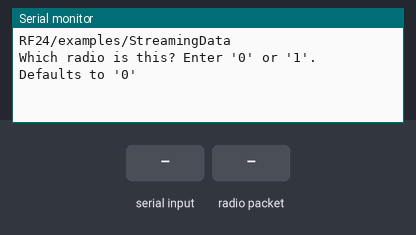
Bench run of a sketch on a simulated Arduino Uno, built with avr-gcc and run on an emulated ATmega328P. Shown: the last lines printed to the serial monitor. The test bench sets the inputs (shaded band). No radio packets arrive unless stated.

Above: at 0.9 s.
1.0 s: "90,45\n" received over Serial
At 2.2 s:
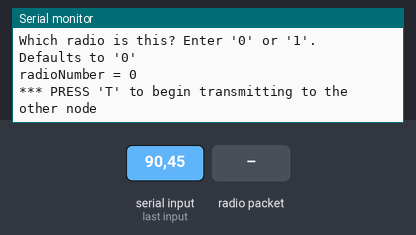
2.5 s: radio packet "1" arrives
At 3.3 s:
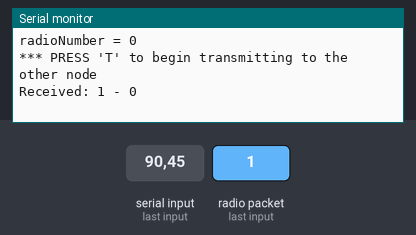
4.0 s: radio packet "T" arrives
At 4.4 s:
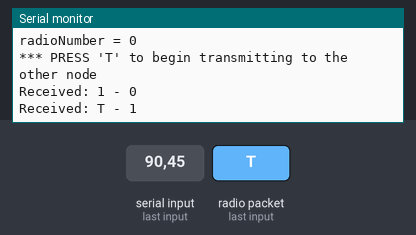
5.5 s: "T90\n" received over Serial
At 6.3 s:
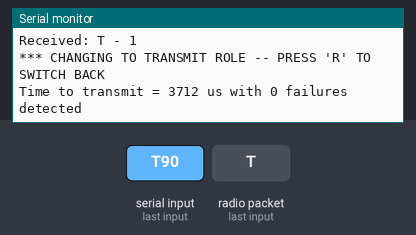
7.0 s: "R90\n" received over Serial
At 9.81 s:
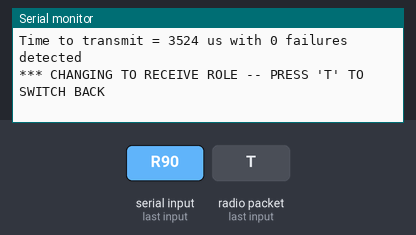
10.0 s: radio packet "R" arrives
At 11.4 s:
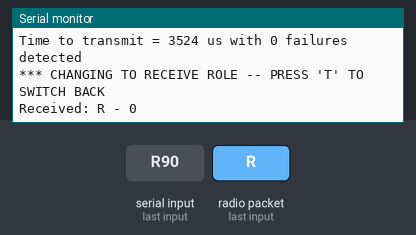
Timing chart, 0 to 12.5 s (numbered marks = the images above; inputs shaded):
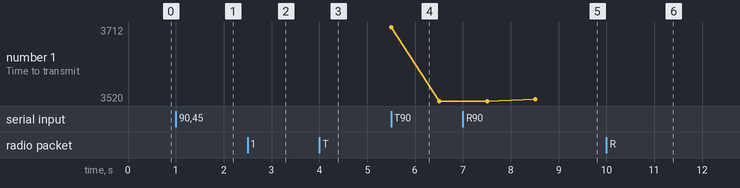

Measured:
- after the input at 1.0 s, the serial monitor: prints a new line at once (image 1)
- after the input at 2.5 s, the serial monitor: prints a new line at once (image 2)
- after the input at 4.0 s, the serial monitor: prints a new line at once (image 3)
- after the input at 5.5 s, the serial monitor: prints a new line at once (image 4)
- after the input at 7.0 s, the serial monitor: prints a new line after 2.5 s (image 5)
- after the input at 10.0 s, the serial monitor: prints a new line at once (image 6)

The sketch:

receptorBarco.ino
```cpp
// (licence header left out)
/**
 * A simple example of streaming data from 1 nRF24L01 transceiver to another.
 *
 * This example was written to be used on 2 devices acting as "nodes".
 * Use the Serial Monitor to change each node's behavior.
 */
#include <SPI.h>
#include "printf.h"
#include "RF24.h"

#define CE_PIN 17
#define CSN_PIN 5
// instantiate an object for the nRF24L01 transceiver
RF24 radio(CE_PIN, CSN_PIN);

// Let these addresses be used for the pair
uint8_t address[][6] = { "1Node", "2Node" };
// It is very helpful to think of an address as a path instead of as
// an identifying device destination

// to use different addresses on a pair of radios, we need a variable to
// uniquely identify which address this radio will use to transmit
bool radioNumber;  // 0 uses address[0] to transmit, 1 uses address[1] to transmit

// Used to control whether this node is sending or receiving
bool role = false;  // true = TX node, false = RX node

// For this example, we'll be sending 32 payloads each containing
// 32 bytes of data that looks like ASCII art when printed to the serial
// monitor. The TX node and RX node needs only a single 32 byte buffer.
#define SIZE 32             // this is the maximum for this example. (minimum is 1)
char buffer[SIZE + 1];      // for the RX node
uint8_t counter = 0;        // for counting the number of received payloads
void makePayload(uint8_t);  // prototype to construct a payload dynamically


void setup() {

  buffer[SIZE] = 0;  // add a NULL terminating character (for easy printing)

  Serial.begin(115200);
  while (!Serial) {
    // some boards need to wait to ensure access to serial over USB
  }

  // initialize the transceiver on the SPI bus
  if (!radio.begin()) {
    Serial.println(F("radio hardware is not responding!!"));
    while (1) {}  // hold in infinite loop
  }

  // print example's introductory prompt
  Serial.println(F("RF24/examples/StreamingData"));

  // To set the radioNumber via the Serial monitor on startup
  Serial.println(F("Which radio is this? Enter '0' or '1'. Defaults to '0'"));
  while (!Serial.available()) {
    // wait for user input
  }
  char input = Serial.parseInt();
  radioNumber = input == 1;
  Serial.print(F("radioNumber = "));
  Serial.println((int)radioNumber);

  // role variable is hardcoded to RX behavior, inform the user of this
  Serial.println(F("*** PRESS 'T' to begin transmitting to the other node"));

  // Set the PA Level low to try preventing power supply related problems
  // because these examples are likely run with nodes in close proximity to
  // each other.
  radio.setPALevel(RF24_PA_LOW);  // RF24_PA_MAX is default.

  // save on transmission time by setting the radio to only transmit the
  // number of bytes we need to transmit
  radio.setPayloadSize(SIZE);  // default value is the maximum 32 bytes

  // set the TX address of the RX node into the TX pipe
  radio.openWritingPipe(address[radioNumber]);  // always uses pipe 0

  // set the RX address of the TX node into a RX pipe
  radio.openReadingPipe(1, address[!radioNumber]);  // using pipe 1

  // additional setup specific to the node's role
  if (role) {
    radio.stopListening();  // put radio in TX mode
  } else {
    radio.startListening();  // put radio in RX mode
  }

  // For debugging info
  // printf_begin();             // needed only once for printing details
  // radio.printDetails();       // (smaller) function that prints raw register values
  // radio.printPrettyDetails(); // (larger) function that prints human readable data

}  // setup()


void loop() {

  if (role) {
    // This device is a TX node

    radio.flush_tx();
    uint8_t i = 0;
    uint8_t failures = 0;
    unsigned long start_timer = micros();  // start the timer
    while (i < SIZE) {
      makePayload(i);  // make the payload
      if (!radio.writeFast(&buffer, SIZE)) {
        failures++;
        radio.reUseTX();
      } else {
        i++;
      }

      if (failures >= 100) {
        Serial.print(F("Too many failures detected. Aborting at payload "));
        Serial.println(buffer[0]);
        break;
      }
    }
    unsigned long end_timer = micros();  // end the timer

    Serial.print(F("Time to transmit = "));
    Serial.print(end_timer - start_timer);  // print the timer result
    Serial.print(F(" us with "));
    Serial.print(failures);  // print failures detected
    Serial.println(F(" failures detected"));

    // to make this example readable in the serial monitor
    delay(1000);  // slow transmissions down by 1 second

  } else {
    // This device is a RX node

    if (radio.available()) {      // is there a payload?
      radio.read(&buffer, SIZE);  // fetch payload from FIFO
      Serial.print(F("Received: "));
      Serial.print(buffer);  // print the payload's value
      Serial.print(F(" - "));
      Serial.println(counter++);  // print the received counter
    }
  }  // role

  if (Serial.available()) {
    // change the role via the serial monitor

    char c = toupper(Serial.read());
    if (c == 'T' && !role) {
      // Become the TX node

      role = true;
      counter = 0;  //reset the RX node's counter
      Serial.println(F("*** CHANGING TO TRANSMIT ROLE -- PRESS 'R' TO SWITCH BACK"));
      radio.stopListening();

    } else if (c == 'R' && role) {
      // Become the RX node

      role = false;
      Serial.println(F("*** CHANGING TO RECEIVE ROLE -- PRESS 'T' TO SWITCH BACK"));
      radio.startListening();
    }
  }

}  // loop


void makePayload(uint8_t i) {
  // Make a single payload based on position in stream.
  // This example employs function to save memory on certain boards.

  // let the first character be an identifying alphanumeric prefix
  // this lets us see which payload didn't get received
  buffer[0] = i + (i < 26 ? 65 : 71);
  for (uint8_t j = 0; j < SIZE - 1; ++j) {
    char chr = j >= (SIZE - 1) / 2 + abs((SIZE - 1) / 2 - i);
    chr |= j < (SIZE - 1) / 2 - abs((SIZE - 1) / 2 - i);
    buffer[j + 1] = chr + 48;
  }
}
```
